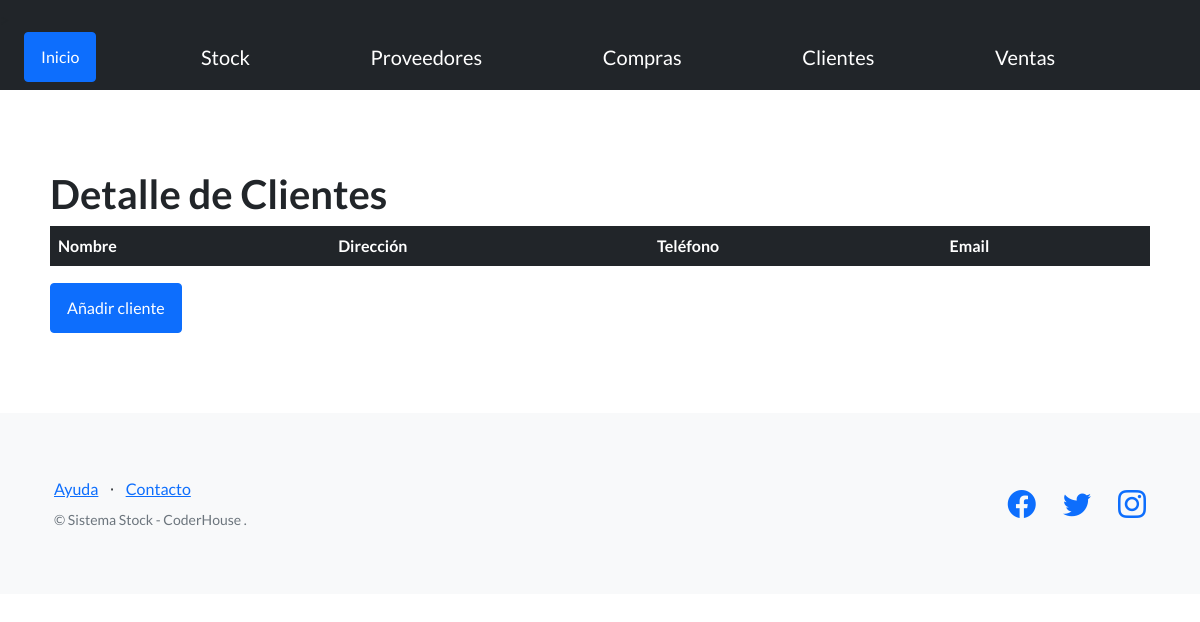
Page /existencias/clientes/ on the earlier database version.
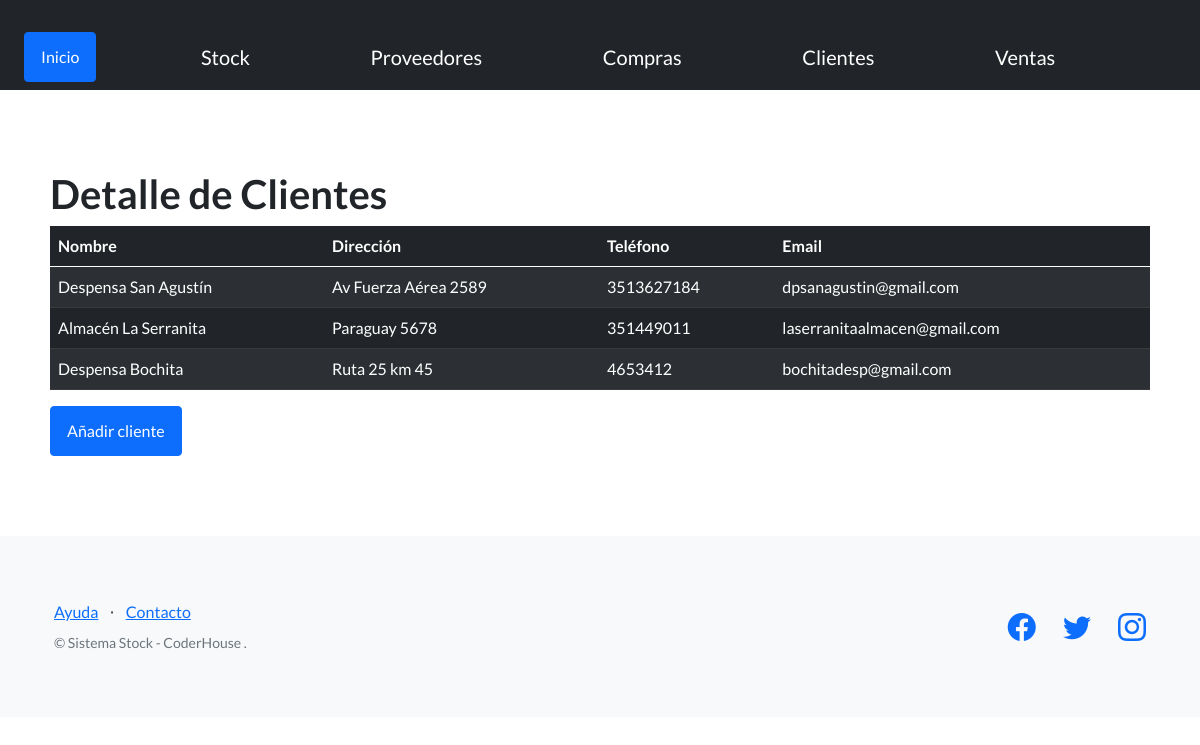
Same page on the later database version.
### existencias/models.py (models this page shows)
class Cliente(models.Model):
    nombre= models.CharField(max_length=256)
    direccion = models.CharField(max_length=256)
    telefono = models.IntegerField()
    email = models.EmailField()

### existencias/views.py (the view)
# urls.py: path('clientes/', cliente, name="clientes"),
def cliente(request):
    contexto = {
        'clientes': Cliente.objects.all()
    }
    return render(request=request, template_name='existencias/cliente.html',
     context=contexto )

### existencias/templates/existencias/cliente.html (shortened to what this page needs)
{% extends "existencias/base.html"%}
{% block contenido %}
<h1>Detalle de Clientes</h1>
<table class="table table-dark table-striped">
    <thead>
      <tr>
        <th scope="col">Nombre</th>
        <th scope="col">Dirección</th>
        <th scope="col">Teléfono</th>
        <th scope="col">Email</th>
      </tr>
    </thead>
    <tbody>
        {% for cliente in clientes %}
        <tr>
            <td>{{cliente.nombre}}</td>
            <td>{{ cliente.direccion}}</td>
            <td>{{cliente.telefono}}</td>
            <td>{{cliente.email}}</td>
        </tr>
        {% endfor %}
    </tbody>
</table>
<a class="btn btn-primary" href="{% url 'crear_cliente' %}">Añadir cliente</a>
{% endblock contenido%}

Differences in the rows shown:
added Cliente: nombre "Despensa San Agustín", direccion "Av Fuerza Aérea 2589", telefono "3513627184", email "dpsanagustin@gmail.com"
added Cliente: nombre "Almacén La Serranita", direccion "Paraguay 5678", telefono "351449011", email "laserranitaalmacen@gmail.com"
added Cliente: nombre "Despensa Bochita", direccion "Ruta 25 km 45", telefono "4653412", email "bochitadesp@gmail.com"
